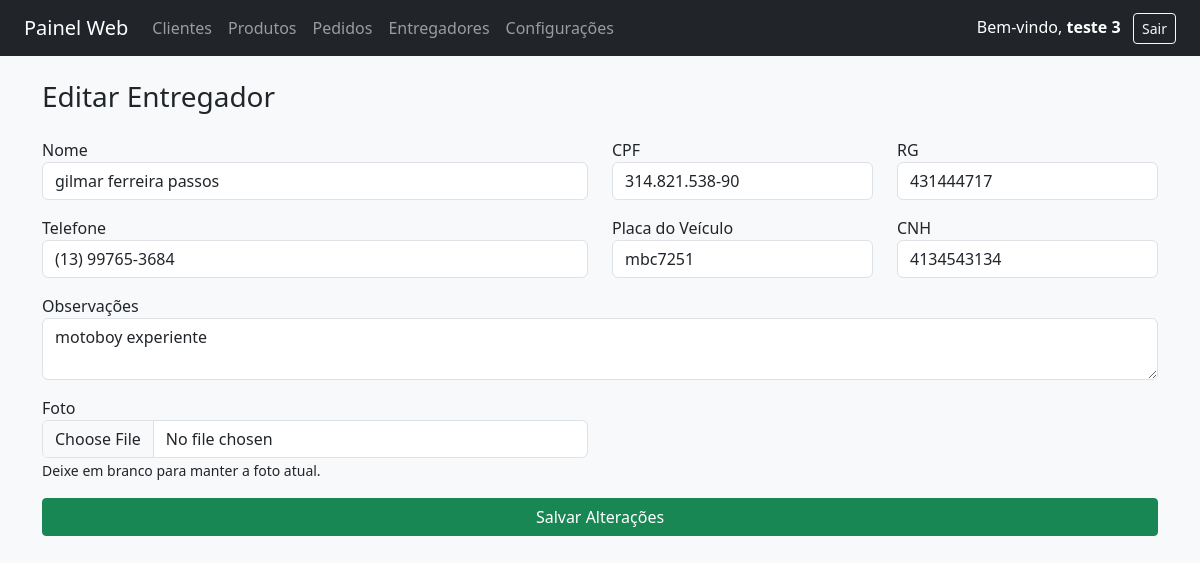
The app's page /editar_entregador/1 (signed in) with its own data.
### tables this page shows
CREATE TABLE entregadores (
            id INTEGER PRIMARY KEY AUTOINCREMENT,
            nome TEXT NOT NULL,
            cpf TEXT NOT NULL,
            rg TEXT,
            telefone TEXT,
            placa TEXT,
            cnh TEXT,
            obs TEXT,
            foto TEXT
        , data_cadastro TEXT DEFAULT (strftime('%Y-%m-%d %H:%M:%S', 'now')));

### routes/entregadores.py (the view, shortened to what this page needs)
@bp_entregadores.route('/editar_entregador/<int:id>', methods=['GET', 'POST'])
def editar_entregador(id):
    if "usuario" not in session:
        return redirect("/login")
    con = get_conexao()
    cur = con.cursor()
    cur.execute("SELECT * FROM entregadores WHERE id = ?", (id,))
    entregador = cur.fetchone()  # Retorna um objeto Row
    if not entregador:
        flash("Entregador não encontrado.", "danger")
        return redirect(url_for('entregadores.listar_entregadores'))
    con.close()
    return render_template('entregadores/editar_entregador.html', entregador=entregador)
    con.close()
    return render_template('entregadores/editar_entregador.html', entregador=entregador)

### main.py (called while the page is built)
def get_config():
    try:
        con = sqlite3.connect("painel.db")
        con.row_factory = sqlite3.Row
        cur = con.cursor()
        cur.execute("SELECT * FROM configuracoes LIMIT 1")
        config = cur.fetchone()
        con.close()
        return config
    except:
        return {}

@app.context_processor
def inject_config():
    config = get_config()
    return dict(config=config)

### routes/entregadores.py (called while the page is built)
def get_conexao():
    conn = sqlite3.connect(DB)
    conn.row_factory = sqlite3.Row  # Permite acessar as colunas como atributos (e.g., row.id)
    return conn

### templates/entregadores/editar_entregador.html (shortened to what this page needs)
{% extends "base.html" %}
{% block conteudo %}
<h3 class="mb-4">Editar Entregador</h3>
<form method="POST" enctype="multipart/form-data">
    <div class="row">
        <div class="col-md-6 mb-3">
            <label>Nome</label>
            <input type="text" name="nome" class="form-control" value="{{ entregador['nome'] }}" required>
        </div>
        <div class="col-md-3 mb-3">
            <label>CPF</label>
            <input type="text" name="cpf" class="form-control" value="{{ entregador['cpf'] }}" maxlength="14" required>
        </div>
        <div class="col-md-3 mb-3">
            <label>RG</label>
            <input type="text" name="rg" class="form-control" value="{{ entregador['rg'] }}">
        </div>
        <div class="col-md-6 mb-3">
            <label>Telefone</label>
            <input type="text" name="telefone" class="form-control" value="{{ entregador['telefone'] }}" maxlength="15">
        </div>
        <div class="col-md-3 mb-3">
            <label>Placa do Veículo</label>
            <input type="text" name="placa" class="form-control" value="{{ entregador['placa'] }}" maxlength="8">
        </div>
        <div class="col-md-3 mb-3">
            <label>CNH</label>
            <input type="text" name="cnh" class="form-control" value="{{ entregador['cnh'] }}">
        </div>
        <div class="col-md-12 mb-3">
            <label>Observações</label>
            <textarea name="obs" class="form-control">{{ entregador['obs'] }}</textarea>
        </div>
        <div class="col-md-6 mb-3">
            <label>Foto</label>
            <input type="file" name="foto" class="form-control">
            <small>Deixe em branco para manter a foto atual.</small>
        </div>
    </div>
    <button type="submit" class="btn btn-success w-100">Salvar Alterações</button>
</form>
{% endblock %}

### static/style.css (style rules this page uses)
body { font-family: 'Segoe UI', sans-serif; }
.btn { border-radius: 4px; }

### records on screen
entregadores: nome "gilmar ferreira passos", cpf "314.821.538-90", rg "431444717", telefone "(13) 99765-3684", placa "mbc7251", cnh "4134543134", obs "motoboy experiente"

### other values on screen
{{ session.get('usuario_nome', 'Usuário') }} "teste 3"
